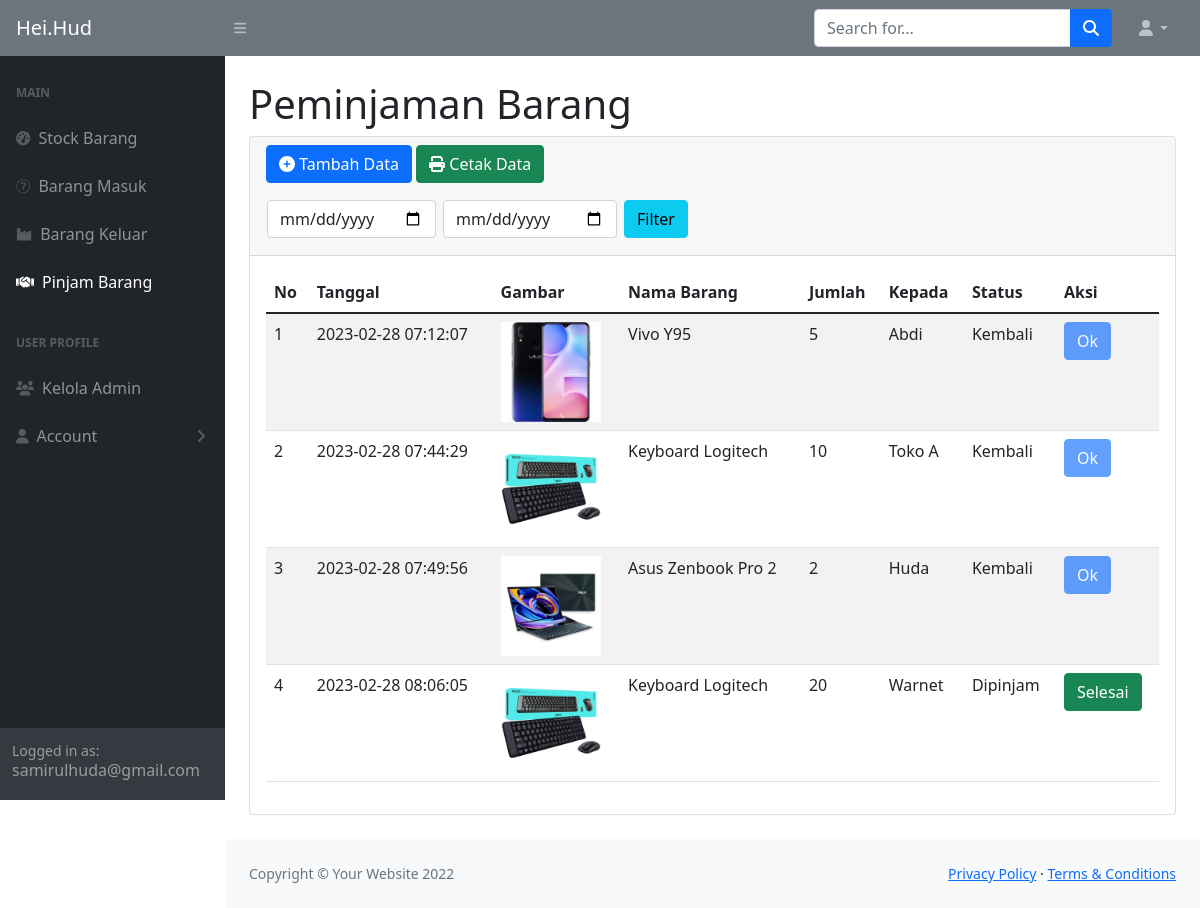
The page /pinjam.php (signed in) on the database its author committed.
### tables this page shows
CREATE TABLE `peminjaman` (
  `idpeminjaman` int(11) NOT NULL,
  `idbarang` int(11) NOT NULL,
  `tanggalpinjam` timestamp NOT NULL DEFAULT current_timestamp(),
  `qty` int(11) NOT NULL,
  `peminjam` varchar(30) NOT NULL,
  `status` varchar(10) NOT NULL DEFAULT 'Dipinjam'
);

CREATE TABLE `stock` (
  `idbarang` int(11) NOT NULL,
  `namabarang` varchar(25) NOT NULL,
  `deskripsi` varchar(50) NOT NULL,
  `stock` int(11) NOT NULL,
  `image` varchar(100) DEFAULT NULL
);

### pinjam.php (the view, shortened to what this page needs)
<?php
require 'function.php';
?>
<!DOCTYPE html>
<html lang="en">
    <head>
        <link href="https://cdn.jsdelivr.net/npm/simple-datatables@latest/dist/style.css" rel="stylesheet" />
        <link href="css/styles.css" rel="stylesheet" />
    </head>
    <body class="sb-nav-fixed">
        <nav class="sb-topnav navbar navbar-expand navbar-dark bg-secondary">
            <a class="navbar-brand ps-3" href="index.php">Hei.Hud</a>
            <button class="btn btn-link btn-sm order-1 order-lg-0 me-4 me-lg-0" id="sidebarToggle" href="#!"><i class="fas fa-bars"></i></button>
            <form class="d-none d-md-inline-block form-inline ms-auto me-0 me-md-3 my-2 my-md-0">
                <div class="input-group">
                    <input class="form-control" type="text" placeholder="Search for..." aria-label="Search for..." aria-describedby="btnNavbarSearch" />
                    <button class="btn btn-primary" id="btnNavbarSearch" type="button"><i class="fas fa-search"></i></button>
                </div>
            </form>
            <ul class="navbar-nav ms-auto ms-md-0 me-3 me-lg-4">
                <li class="nav-item dropdown">
                    <a class="nav-link dropdown-toggle" id="navbarDropdown" href="#" role="button" data-bs-toggle="dropdown" aria-expanded="false"><i class="fas fa-user fa-fw"></i></a>
                </li>
            </ul>
        </nav>
        <div id="layoutSidenav">
            <div id="layoutSidenav_nav">
                <nav class="sb-sidenav accordion sb-sidenav-dark" id="sidenavAccordion">
                    <div class="sb-sidenav-menu">
                        <div class="nav">
                        <div class="sb-sidenav-menu-heading">Main</div>
                            <a class="nav-link" href="index.php">
                                <div class="sb-nav-link-icon"><i class="fas fa-tachometer-alt"></i></div>
                                Stock Barang
                            </a>
                            <a class="nav-link" href="masuk.php">
                                <div class="sb-nav-link-icon"><i class="fa-sharp fa-solid fa-inbox"></i></div>
                                Barang Masuk
                            </a>
                            <a class="nav-link" href="keluar.php">
                                <div class="sb-nav-link-icon"><i class="fa-solid fa-industry"></i></div>
                                Barang Keluar
                            </a>
                            <a class="nav-link active" href="pinjam.php">
                                <div class="sb-nav-link-icon"><i class="fa-solid fa-handshake"></i></i></div>
                                Pinjam Barang
                            </a>
                            <div class="sb-sidenav-menu-heading">User Profile</div>
                            <a class="nav-link" href="admin.php">
                                <div class="sb-nav-link-icon"><i class="fa-solid fa-users"></i></div>
                                Kelola Admin
                            </a>
                            <a class="nav-link collapsed" href="#" data-bs-toggle="collapse" data-bs-target="#collapseLayouts" aria-expanded="false" aria-controls="collapseLayouts">
                                <div class="sb-nav-link-icon"><i class="fa-solid fa-user"></i></div>
                                Account
                                <div class="sb-sidenav-collapse-arrow"><i class="fas fa-angle-down"></i></div>
                            </a>
                        </div>
                    </div>
                    <div class="sb-sidenav-footer">
                        <div class="small">Logged in as:</div>
                        <h6><?= $_SESSION['login']; ?></h6>
                    </div>
                </nav>
            </div>
            <div id="layoutSidenav_content">
                <main>
                    <div class="container-fluid px-4">
                        <h1 class="mt-4">Peminjaman Barang</h1>
                        <div class="card mb-4">
                            <div class="card-header">
                                <button type="button" class="btn btn-primary" data-bs-toggle="modal" data-bs-target="#staticBackdrop">
                                <i class="fa-solid fa-circle-plus"></i> Tambah Data
                                </button>
                                <a href="export_pinjam.php" class="btn btn-success"><i class="fa-solid fa-print"></i> Cetak Data</a>
                                <br>
                                <div class="row mt-3 mb-2">
                                    <div class="col">
                                        <form method="post">
                                            <table>
                                                <tr>
                                                    <td><input type="date" name="tgl_mulai" class="form-control"></td>
                                                    <td><input type="date" name="tgl_selesai" class="form-control" style="margin-left: 5px;"></td>
                                                    <td><button type="submit" name="filter_tgl" class="btn btn-info" style="margin-left: 10px;">Filter</button></td>
                                                </tr>
                                            </table>
                                        </form>
                                    </div>
                                </div>
                            </div>
                            <div class="card-body">
                                <div class="table-responsive">
                                    <table id="datatablesSimple" class="table table-striped table-hover">
                                        <thead>
                                            <tr>
                                                <th>No</th>
                                                <th>Tanggal</th>
                                                <th>Gambar</th>
                                                <th>Nama Barang</th>
                                                <th>Jumlah</th>
                                                <th>Kepada</th>
                                                <th>Status</th>
                                                <th>Aksi</th>
                                            </tr>
                                        </thead>
                                        <tbody>
                                            <?php $getDataPeminjam = mysqli_query($conn, "SELECT * FROM peminjaman"); ?>
                                            <?php $i=1;?>
                                            <?php
                                                while($dataPeminjam = mysqli_fetch_array($getDataPeminjam)) {
                                                    $idBarang = $dataPeminjam['idbarang'];
                                                    $idpinjam = $dataPeminjam['idpeminjaman'];
                                                    $getDataStock = mysqli_query($conn, "SELECT * FROM stock WHERE idbarang='$idBarang'");
                                                    $dataStock = mysqli_fetch_assoc($getDataStock);
                                            ?>
                                            <tr>
                                                <td><?= $i;?></td>
                                                <td><?= $dataPeminjam['tanggalpinjam']; ?></td>
                                                <td><img src="image/<?= $dataStock['image']; ?>" alt="gambar barang" width="100"></td>
                                                <td><?= $dataStock['namabarang']; ?></td>
                                                <td><?= $dataPeminjam['qty']; ?></td>
                                                <td><?= $dataPeminjam['peminjam']; ?></td>
                                                <td><?= $dataPeminjam['status']; ?></td>
                                                <td>
                                                    <?php
                                                        if($dataPeminjam['status'] == 'Dipinjam'){
                                                            echo '
                                                                <button type="button" class="btn btn-success" data-bs-toggle="modal" data-bs-target="#edit'.$idpinjam.'">
                                                                    Selesai
                                                                </button>
                                                            ';
                                                        } else {
                                                            echo '
                                                                <button type="button" class="btn btn-primary disabled" data-bs-toggle="modal" data-bs-target="#edit'.$idpinjam.'">
                                                                    Ok
                                                                </button>
                                                            ';
                                                        }
                                                    ?>
                                                </td>
                                            </tr>
                                            <?php $i++;?>
                                            <?php
                                                }
                                            ?>
                                        </tbody>
                                    </table>
                                </div>
                            </div>
                        </div>
                    </div>
                </main>
                <footer class="py-4 bg-light mt-auto">
                    <div class="container-fluid px-4">
                        <div class="d-flex align-items-center justify-content-between small">
                            <div class="text-muted">Copyright &copy; Your Website 2022</div>
                            <div>
                                <a href="#">Privacy Policy</a>
                                &middot;
                                <a href="#">Terms &amp; Conditions</a>
                            </div>
                        </div>
                    </div>
                </footer>
            </div>
        </div>
    </body>
</html>

### rows shown on the page
peminjaman: tanggalpinjam "2023-02-28 07:12:07", idbarang.image (picture), idbarang.namabarang "Vivo Y95", qty "5", peminjam "Abdi", status "Kembali"
peminjaman: tanggalpinjam "2023-02-28 07:44:29", idbarang.image (picture), idbarang.namabarang "Keyboard Logitech", qty "10", peminjam "Toko A", status "Kembali"
peminjaman: tanggalpinjam "2023-02-28 07:49:56", idbarang.image (picture), idbarang.namabarang "Asus Zenbook Pro 2", qty "2", peminjam "Huda", status "Kembali"
peminjaman: tanggalpinjam "2023-02-28 08:06:05", idbarang.image (picture), idbarang.namabarang "Keyboard Logitech", qty "20", peminjam "Warnet", status "Dipinjam"

### other values the page prints
$_SESSION['login'] "samirulhuda@gmail.com"
